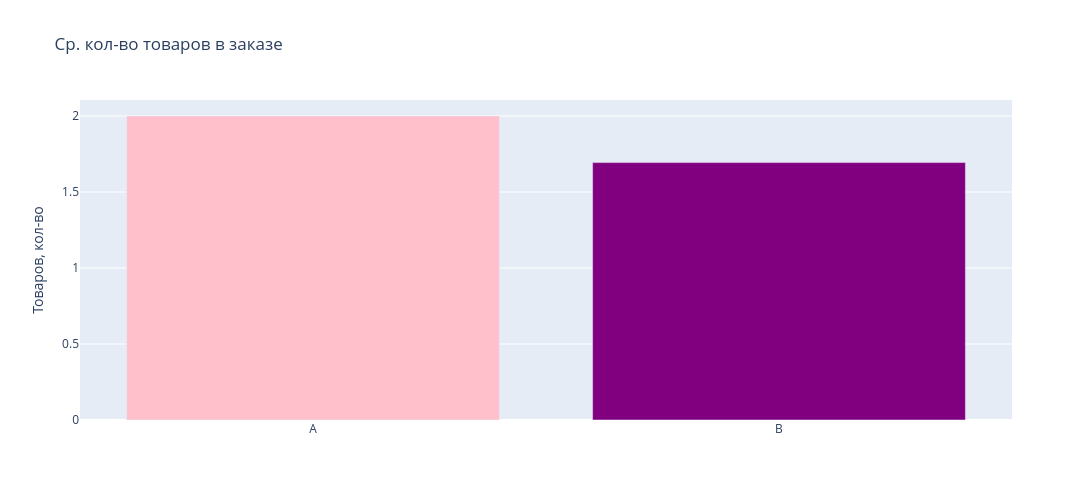

Here is the notebook cell this chart was saved with:
### Markdown cell above
На основании полученного `p-value`, равного `0.284`, можно сделать следующий вывод:

`p-value` (`0.284`) > α: Это означает, что у нас недостаточно статистических доказательств, чтобы отвергнуть нулевую гипотезу.

Существует вероятность в `28.4%` получить наблюдаемую разницу в конверсии между группами `A` и `B`, если на самом деле нулевая гипотеза `верна`. 

Мы `не можем отвергнуть` нулевую гипотезу. Другими словами, у нас недостаточно данных, чтобы подтвердить, что изменения, наблюдаемые в конверсии, статистически значимы и не являются случайными колебаниями.

### Code cell
fig = go.Figure()

fig.add_trace(go.Bar(x=average_order_quantities.index,
                     y=average_order_quantities.values,
                     marker_color=['pink', 'purple']))

fig.update_layout(height=500, width=1200,
                  title_text="Ср. кол-во товаров в заказе", showlegend=False)
fig.update_yaxes(title_text="Товаров, кол-во")

fig.show()

### Figure 1 — Plotly figure (JSON) as saved in the notebook; plotly's stock layout.template omitted (floating-point values rounded to 4 significant figures)
{"data": [{"marker": {"color": ["pink", "purple"]}, "type": "bar", "x": ["A", "B"], "y": [2, 1.694]}], "layout": {"height": 500, "showlegend": false, "title": {"text": "Ср. кол-во товаров в заказе"}, "width": 1200, "yaxis": {"title": {"text": "Товаров, кол-во"}}}}
